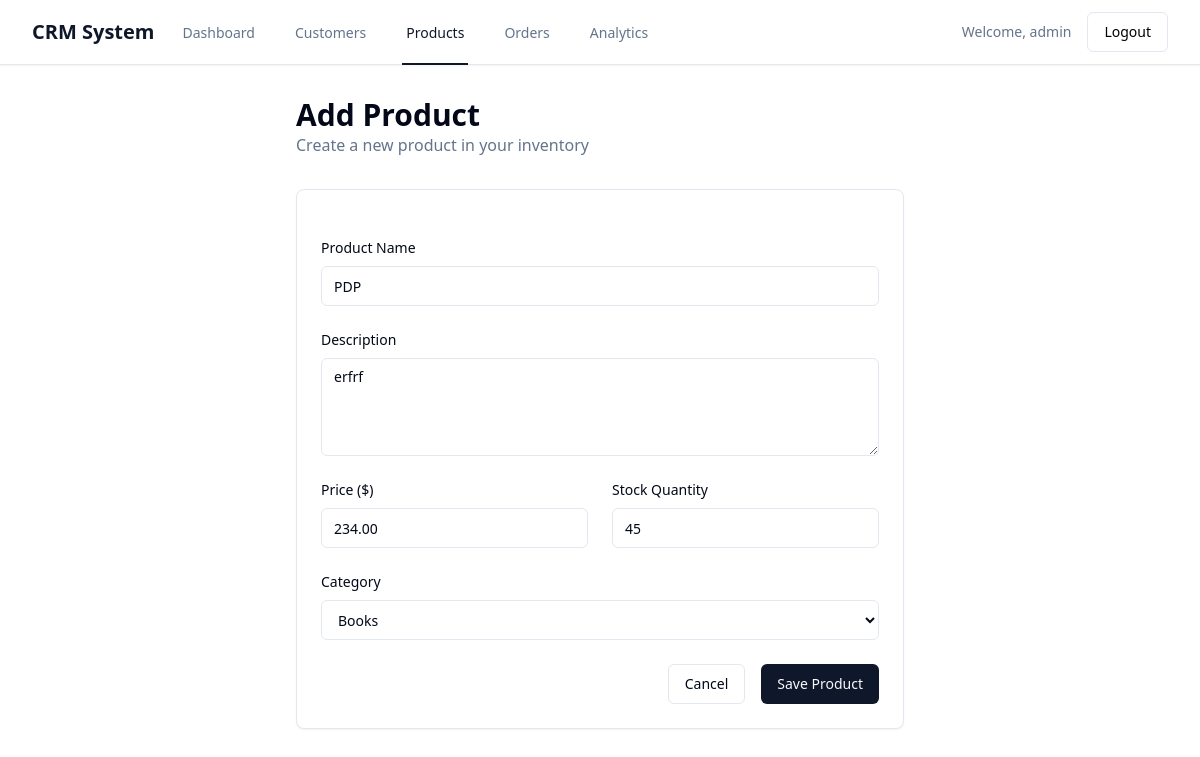
Screenshot of /products/1/edit/ (signed in) with the database file from the repository.
### app/models.py (models this page shows, shortened)
class Product(models.Model):
    CATEGORY_CHOICES = [
        ('electronics', 'Electronics'),
        ('clothing', 'Clothing'),
        ('books', 'Books'),
        ('home', 'Home & Garden'),
        ('sports', 'Sports'),
        ('other', 'Other'),
    ]
    name = models.CharField(max_length=200)
    description = models.TextField()
    price = models.DecimalField(max_digits=10, decimal_places=2)
    category = models.CharField(max_length=20, choices=CATEGORY_CHOICES)
    stock_quantity = models.PositiveIntegerField(default=0)
    created_at = models.DateTimeField(auto_now_add=True)
    updated_at = models.DateTimeField(auto_now=True)

### app/views.py (the view)
# urls.py: path('products/<int:pk>/edit/', views.product_edit, name='product_edit'),
@login_required
def product_edit(request, pk):
    product = get_object_or_404(Product, pk=pk)
    if request.method == 'POST':
        form = ProductForm(request.POST, instance=product)
        if form.is_valid():
            form.save()
            messages.success(request, 'Product updated successfully!')
            return redirect('product_list')
    else:
        form = ProductForm(instance=product)
    return render(request, 'crm/product_form.html', {'form': form, 'title': 'Edit Product'})

### app/templates/crm/product_form.html (shortened to what this page needs)
{% extends 'base.html' %}
{% block content %}
<div class="mx-auto max-w-2xl px-4 sm:px-6 lg:px-8 py-8">
    <div class="mb-8">
        <h1 class="text-3xl font-bold text-foreground">Add Product</h1>
        <p class="text-muted-foreground">Create a new product in your inventory</p>
    </div>
    <div class="rounded-lg border border-border bg-card text-card-foreground shadow-sm p-6">
        <form method="post" class="space-y-6">
            <div>
                <label for="{{ form.name.id_for_label }}" class="block text-sm font-medium text-foreground mb-2">
                    Product Name
                </label>
                {{ form.name }}
            </div>
            <div>
                <label for="{{ form.description.id_for_label }}" class="block text-sm font-medium text-foreground mb-2">
                    Description
                </label>
                {{ form.description }}
            </div>
            <div class="grid grid-cols-1 gap-6 sm:grid-cols-2">
                <div>
                    <label for="{{ form.price.id_for_label }}" class="block text-sm font-medium text-foreground mb-2">
                        Price ($)
                    </label>
                    {{ form.price }}
                </div>
                <div>
                    <label for="{{ form.stock_quantity.id_for_label }}" class="block text-sm font-medium text-foreground mb-2">
                        Stock Quantity
                    </label>
                    {{ form.stock_quantity }}
                </div>
            </div>
            <div>
                <label for="{{ form.category.id_for_label }}" class="block text-sm font-medium text-foreground mb-2">
                    Category
                </label>
                {{ form.category }}
            </div>
            <div class="flex justify-end space-x-4">
                <a href="{% url 'product_list' %}" class="inline-flex items-center justify-center rounded-md text-sm font-medium ring-offset-background transition-colors focus-visible:outline-none focus-visible:ring-2 focus-visible:ring-ring focus-visible:ring-offset-2 disabled:pointer-events-none disabled:opacity-50 border border-input bg-background hover:bg-accent hover:text-accent-foreground h-10 px-4 py-2">
                    Cancel
                </a>
                <button type="submit" class="inline-flex items-center justify-center rounded-md text-sm font-medium ring-offset-background transition-colors focus-visible:outline-none focus-visible:ring-2 focus-visible:ring-ring focus-visible:ring-offset-2 disabled:pointer-events-none disabled:opacity-50 bg-primary text-primary-foreground hover:bg-primary/90 h-10 px-4 py-2">
                    Save Product
                </button>
            </div>
        </form>
    </div>
</div>
{% endblock %}

### app/templates/base.html (shortened to what this page needs)
<!DOCTYPE html>
<html lang="en" class="h-full bg-background">
<head>
    <script src="https://cdn.tailwindcss.com"></script>
</head>
<body class="h-full">
    <div class="min-h-full">
        {% if user.is_authenticated %}
        <nav class="bg-white shadow-sm border-b">
            <div class="mx-auto max-w-7xl px-4 sm:px-6 lg:px-8">
                <div class="flex h-16 justify-between">
                    <div class="flex">
                        <div class="flex flex-shrink-0 items-center">
                            <h1 class="text-xl font-bold text-primary">CRM System</h1>
                        </div>
                        <div class="hidden sm:-my-px sm:ml-6 sm:flex sm:space-x-8">
                            <a href="{% url 'dashboard' %}" class="{% if request.resolver_match.url_name == 'dashboard' %}border-primary text-primary{% else %}border-transparent text-muted-foreground hover:border-gray-300 hover:text-gray-700{% endif %} inline-flex items-center border-b-2 px-1 pt-1 text-sm font-medium">
                                Dashboard
                            </a>
                            <a href="{% url 'customer_list' %}" class="{% if 'customer' in request.resolver_match.url_name %}border-primary text-primary{% else %}border-transparent text-muted-foreground hover:border-gray-300 hover:text-gray-700{% endif %} inline-flex items-center border-b-2 px-1 pt-1 text-sm font-medium">
                                Customers
                            </a>
                            <a href="{% url 'product_list' %}" class="{% if 'product' in request.resolver_match.url_name %}border-primary text-primary{% else %}border-transparent text-muted-foreground hover:border-gray-300 hover:text-gray-700{% endif %} inline-flex items-center border-b-2 px-1 pt-1 text-sm font-medium">
                                Products
                            </a>
                            <a href="{% url 'order_list' %}" class="{% if 'order' in request.resolver_match.url_name %}border-primary text-primary{% else %}border-transparent text-muted-foreground hover:border-gray-300 hover:text-gray-700{% endif %} inline-flex items-center border-b-2 px-1 pt-1 text-sm font-medium">
                                Orders
                            </a>
                            <a href="{% url 'analytics' %}" class="{% if request.resolver_match.url_name == 'analytics' %}border-primary text-primary{% else %}border-transparent text-muted-foreground hover:border-gray-300 hover:text-gray-700{% endif %} inline-flex items-center border-b-2 px-1 pt-1 text-sm font-medium">
                                Analytics
                            </a>
                        </div>
                    </div>
                    <div class="hidden sm:ml-6 sm:flex sm:items-center">
                        <div class="relative ml-3">
                            <div class="flex items-center space-x-4">
                                <span class="text-sm text-muted-foreground">Welcome, {{ user.username }}</span>
                                <a href="{% url 'logout' %}" class="inline-flex items-center justify-center rounded-md text-sm font-medium ring-offset-background transition-colors focus-visible:outline-none focus-visible:ring-2 focus-visible:ring-ring focus-visible:ring-offset-2 disabled:pointer-events-none disabled:opacity-50 border border-input bg-background hover:bg-accent hover:text-accent-foreground h-10 px-4 py-2">
                                    Logout
                                </a>
                            </div>
                        </div>
                    </div>
                </div>
            </div>
        </nav>
        {% endif %}
        <main>
            {% block content %}
            {% endblock %}
        </main>
    </div>
</body>
</html>

### rows the page displays
Product: name "PDP", description "erfrf", price "234.00", stock_quantity "45", category "Books"

### other values shown
{{ user.username }} "admin"
